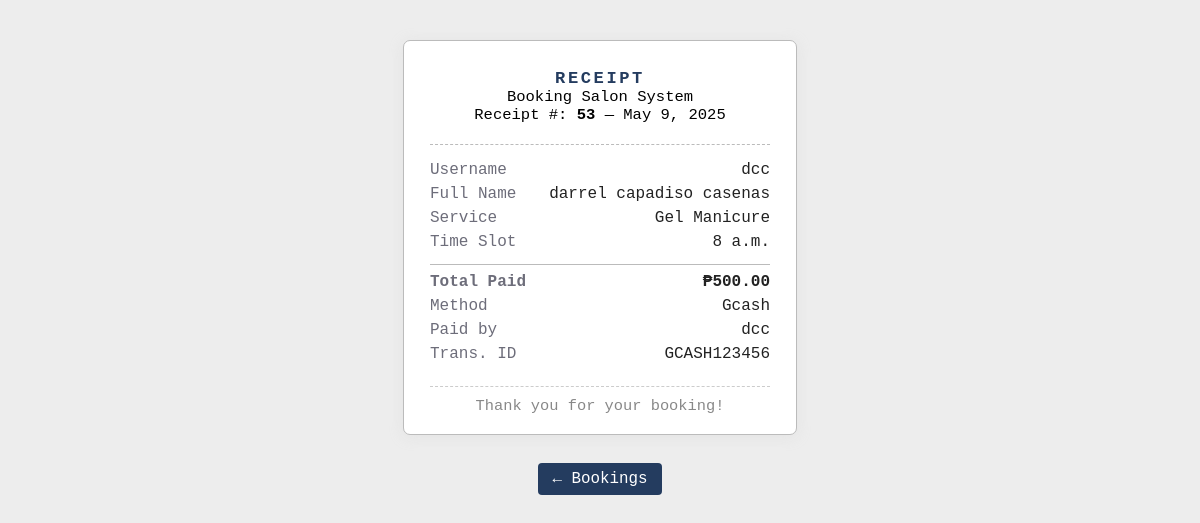
The page /dashboard/bookings/36/receipt/ (signed in) on the database its author committed.
### booking/models.py (models this page shows, shortened)
class Booking(models.Model):
    user = models.ForeignKey(User, on_delete=models.CASCADE, related_name='bookings')
    service = models.ForeignKey(Service, on_delete=models.CASCADE, related_name='bookings')
    date = models.DateField(default=date.today)
    schedule = models.ForeignKey(Schedule, on_delete=models.CASCADE)
    booking_time = models.DateTimeField(default=timezone.now)
    class Meta:
        ordering = ['-date', '-booking_time']

class User(AbstractUser):
    fullname = models.CharField(max_length=255, blank=True)
    created_at = models.DateTimeField(default=timezone.now)
    is_admin = models.BooleanField(default=False)

class Service(models.Model):
    category = models.ForeignKey(ServiceCategory, on_delete=models.CASCADE, related_name='services')
    name = models.CharField(max_length=255)
    description = models.TextField()
    price = models.DecimalField(max_digits=10, decimal_places=2)
    duration_hours = models.PositiveIntegerField(default=0, help_text="Duration hours")
    duration_minutes = models.PositiveIntegerField(default=0, help_text="Duration minutes")
    image = models.ImageField(upload_to='services/', blank=True, null=True)
    is_active = models.BooleanField(default=True)
    class Meta:
        ordering = ['category', 'name']

class Schedule(models.Model):
    available_time = models.TimeField()
    is_available = models.BooleanField(default=True)
    capacity = models.PositiveIntegerField(default=1, help_text="Max bookings per slot (number of staff available)")
    class Meta:
        ordering = ["available_time"]

class Payment(models.Model):
    PAYMENT_METHODS = [
        ('gcash', 'GCash'),
        ('paypal', 'PayPal'),
    ]
    booking = models.OneToOneField(Booking, on_delete=models.CASCADE, related_name='payment')
    user = models.ForeignKey(User, on_delete=models.CASCADE)
    method = models.CharField(max_length=50, choices=PAYMENT_METHODS)
    transaction_id = models.CharField(max_length=255, blank=True)
    amount = models.DecimalField(max_digits=10, decimal_places=2)
    payment_date = models.DateTimeField(default=timezone.now)

### booking/views.py (the view)
# urls.py: path('dashboard/bookings/<int:bookingline_id>/receipt/', views.admin_receipt_detail, name='admin_receipt_detail'),
@login_required
def admin_receipt_detail(request, bookingline_id):
    line = get_object_or_404(BookingLine.objects.select_related("booking", "service", "booking__user", "booking__schedule"), pk=bookingline_id)
    payment = Payment.objects.filter(booking=line.booking).first()
    context = {
        "line": line,
        "booking": line.booking,
        "service": line.service,
        "payment": payment,
    }
    return render(request, "admin/admin_receipt_detail.html", context)

### booking/templates/admin/admin_receipt_detail.html (shortened to what this page needs)
<!DOCTYPE html>
<html lang="en">
<head>
</head>
<body>
    <div class="receipt">
        <div class="receipt-header">
            <div class="receipt-title">RECEIPT</div>
            <div class="receipt-info">
                Booking Salon System<br>
                Receipt #: <b>{{ booking.id }}</b> &mdash; {{ booking.date }}
            </div>
        </div>
        <div class="info-row"><span class="label">Username</span> <span class="value">{{ booking.user.username }}</span></div>
        <div class="info-row"><span class="label">Full Name</span> <span class="value">{{ booking.user.fullname }}</span></div>
        <div class="info-row"><span class="label">Service</span> <span class="value">{{ service.name }}</span></div>
        <div class="info-row"><span class="label">Time Slot</span> <span class="value">{{ booking.schedule.available_time }}</span></div>
        {% if payment %}
            <div class="total-row info-row"><span class="label">Total Paid</span> <span class="value">₱{{ payment.amount }}</span></div>
            <div class="info-row"><span class="label">Method</span> <span class="value">{{ payment.method|capfirst }}</span></div>
            <div class="info-row"><span class="label">Paid by</span> <span class="value">{{ payment.user.username }}</span></div>
            <div class="info-row"><span class="label">Trans. ID</span> <span class="value">{{ payment.transaction_id }}</span></div>
        {% else %}
            <div class="info-row"><em>No payment found for this booking.</em></div>
        {% endif %}
        <div class="footer">
            Thank you for your booking!
        </div>
    </div>
    <a href="{% url 'admin_bookings' %}" class="back-btn">&larr; Bookings</a>
</body>
</html>

### booking/templates/admin/admin_receipt_detail.html (style rules this page uses)
body { background: #ededed; margin: 0; padding: 0; font-family: 'Consolas', 'Courier New'; }
.receipt { max-width: 340px; background: #fff; margin: 40px auto 0 auto; padding: 28px 26px 19px 26px; border: 1.3px solid #bbb; border-radius: 7px; box-shadow: 0 2px 14px #ccc4; }
.receipt-header { text-align: center; border-bottom: 1px dashed #bbb; margin-bottom: 16px; padding-bottom: 7px; }
.receipt-title { font-size: 1.07em; letter-spacing: 0.15em; text-transform: uppercase; color: #243c5f; font-weight: bold; }
.receipt-info { font-size: 0.97em; margin-bottom: 13px; }
.info-row { display: flex; justify-content: space-between; margin-bottom: 6px; }
.label { color: #6d6d7a; min-width: 90px; }
.value { text-align: right; color: #222; }
.total-row { border-top: 1px solid #bbb; margin-top: 13px; padding-top: 8px; font-weight: bold; color: #215d36; }
.footer { font-size: 0.96em; text-align: center; color: #888; margin-top: 23px; padding-top: 10px; border-top: 1px dashed #ccc; }
.back-btn { margin: 28px auto 0 auto; background: #243c5f; color: #fff; border: none; border-radius: 4px; padding: 7px 15px; cursor: pointer; text-decoration: none; display: block; width: fit-content; font-size: 0.99em; }

### rows shown on the page
Booking: id "53", date "May 9, 2025", user.username "dcc", user.fullname "darrel capadiso casenas", schedule.available_time "8 a.m."
Service: name "Gel Manicure"
Payment: amount "500.00", method "Gcash", user.username "dcc", transaction_id "GCASH123456"
